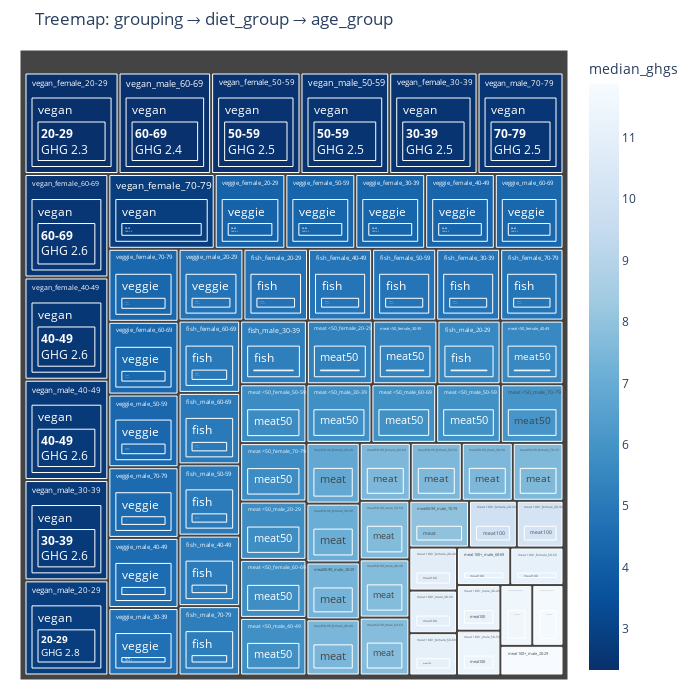

Write notebook code for a chart like this one.
### Code cell
import pandas as pd
import plotly.express as px

# ------ 1. Read & Process Data ------
df = pd.read_csv(r'C:/Users/Amane/Desktop/Results_21Mar2022.csv')
# Drop missing values and calculate median GHG for each group
agg = (
    df
    .dropna(subset=['grouping','diet_group','age_group','mean_ghgs'])
    .groupby(['grouping','diet_group','age_group'], observed=False)['mean_ghgs']
    .median()
    .reset_index(name='median_ghgs')
)
# Calculate "friendliness" value (used for area size)
agg['friendliness'] = 1 / agg['median_ghgs']

# ------ 2. Create Three-Level Treemap ------
fig = px.treemap(
    agg,
    path=['grouping','diet_group','age_group'],   # Three-level hierarchy
    values='friendliness',
    color='median_ghgs',
    color_continuous_scale='Blues_r',
    hover_data={'median_ghgs':':.2f', 'friendliness':':.4f'},
    title='Treemap: grouping → diet_group → age_group'
)

# ------ 3. Set Fixed Square Canvas ------
fig.update_layout(
    width=700,     # Square width
    height=700,    # Square height
    autosize=False,
    margin=dict(l=20, r=20, t=50, b=20)
)

# ------ 4. Text & Style Adjustments ------
fig.update_traces(
    texttemplate='<b>%{label}</b><br>GHG %{customdata[0]:.1f}',
    textfont_size=12
)

fig.show()

### Figure 1 — Plotly figure (JSON) as saved in the notebook; plotly's stock layout.template omitted (floating-point values rounded to 4 significant figures; data arrays with more than 128 entries replaced by an {"elided": "..."} marker saying what was removed)
{"data": [{"branchvalues": "total", "customdata": {"elided": "216x2 float values"}, "domain": {"x": [0, 1], "y": [0, 1]}, "hovertemplate": "labels=%{label}<br>friendliness=%{customdata[1]:.4f}<br>parent=%{parent}<br>id=%{id}<br>median_ghgs=%{color:.2f}<extra></extra>", "ids": {"elided": "216 str values"}, "labels": {"elided": "216 str values"}, "marker": {"coloraxis": "coloraxis", "colors": {"elided": "216 float values"}}, "name": "", "parents": {"elided": "216 str values"}, "textfont": {"size": 12}, "texttemplate": "<b>%{label}</b><br>GHG %{customdata[0]:.1f}", "type": "treemap", "values": {"elided": "216 float values"}}], "layout": {"autosize": false, "coloraxis": {"colorbar": {"title": {"text": "median_ghgs"}}, "colorscale": [[0, "rgb(8,48,107)"], [0.125, "rgb(8,81,156)"], [0.25, "rgb(33,113,181)"], [0.375, "rgb(66,146,198)"], [0.5, "rgb(107,174,214)"], [0.625, "rgb(158,202,225)"], [0.75, "rgb(198,219,239)"], [0.875, "rgb(222,235,247)"], [1, "rgb(247,251,255)"]]}, "height": 700, "legend": {"tracegroupgap": 0}, "margin": {"b": 20, "l": 20, "r": 20, "t": 50}, "title": {"text": "Treemap: grouping → diet_group → age_group"}, "width": 700}}
